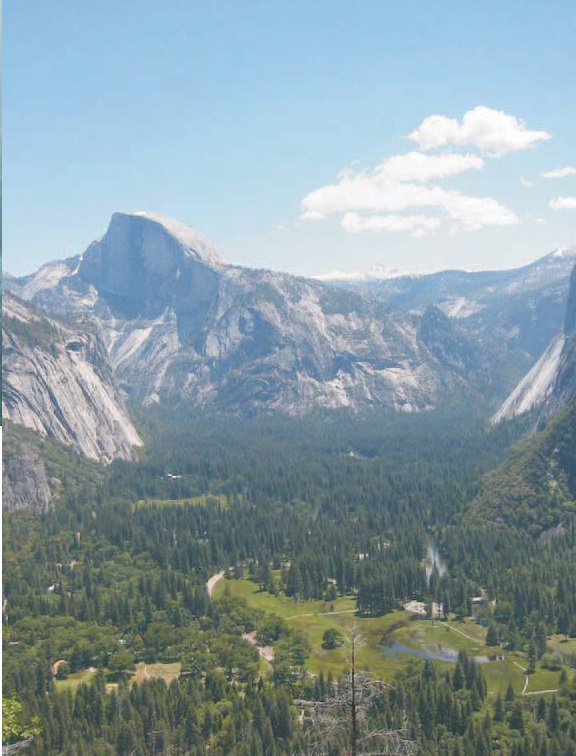
%> input picture data/hazed1.jpg, 576 x 756 px
$ octave main.m   (GNU Octave 9; MATLAB toolbox functions it lacks are replaced by stand-ins)
%> lines starting %> are read from the running program, lines starting %| are printed output that depends on the picture
### codes/whitebalance.m
function[whitebalanced]= whitebalance(im)
%GrayWorld Assumption Colour Balancing
R_avg = mean(mean(im(:,:,1)));
%> R_avg = 0.537
G_avg = mean(mean(im(:,:,2)));
%> G_avg = 0.613
B_avg = mean(mean(im(:,:,3)));
%> B_avg = 0.641
RGB_avg = [R_avg G_avg B_avg];
%> RGB_avg = [0.537 0.613 0.641]

gray_value = (R_avg + G_avg + B_avg)/3
%> gray_value = 0.597
scaleValue = gray_value./RGB_avg;
%> scaleValue = [1.11 0.974 0.931]
whitebalanced(:,:,1) = scaleValue(1) * im(:,:,1);
whitebalanced(:,:,2) = scaleValue(2) * im(:,:,2);
whitebalanced(:,:,3) = scaleValue(3) * im(:,:,3);
%> whitebalanced: size 756x576x3 double

end

### codes/contrast.m
function [contrasted]= contrast(im)

luminance= im(:,:,1)*0.299+im(:,:,2)*0.587+im(:,:,3)*0.114;
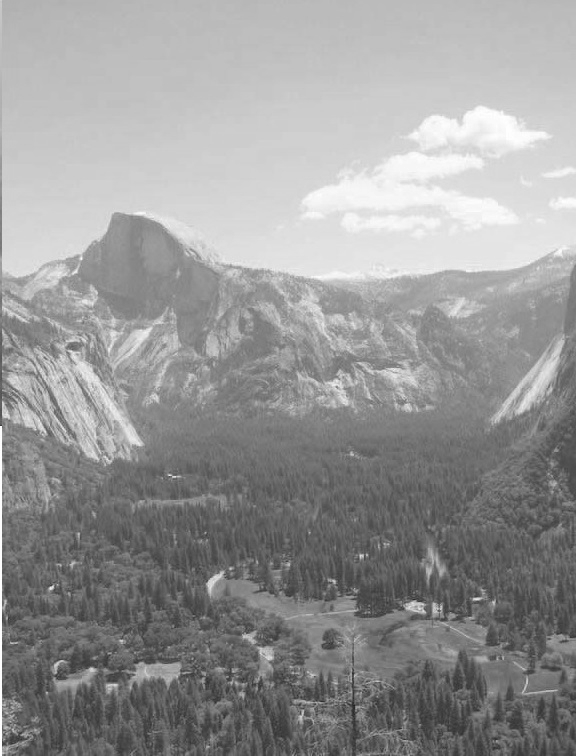
%> luminance: size 756x576 double; min 0.122, max 1, mean 0.593
avg_luminance =mean(luminance(:));
%> avg_luminance = 0.593
gamma = 2 * (0.5 + avg_luminance);
%> gamma = 2.19
contrasted(:,:,1) = gamma * (im(:,:,1) - avg_luminance);
contrasted(:,:,2) = gamma * (im(:,:,2) - avg_luminance);
contrasted(:,:,3) = gamma * (im(:,:,3) - avg_luminance);
%> contrasted: size 756x576x3 double
end

### codes/luminancewm.m
function[luminance_wm]= luminancewm(im)
 l = mean(im,3);

luminance_wm= sqrt((1/3)*(im(:, :, 1)-l).^2+(im(:, :, 2)-l).^2+(im(:, :, 3)-l).^2);
end

### codes/chromewm.m
function[chrome_wm]= chromewm(im)
hsv = rgb2hsv(im);
%> hsv: size 756x576x3 double; mean H, S, V 0.411, 0.161, 0.647
saturation_value = hsv(:,:,2);
saturation_max = 1 ;
sigma = .3 ;
chrome_wm= exp( -1 * (((saturation_value - saturation_max).^2) / (2*(sigma^2))) );
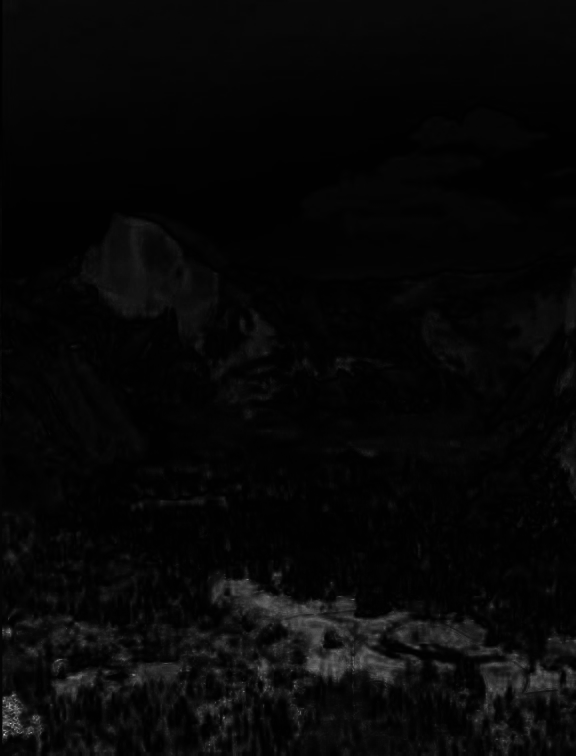
%> chrome_wm: size 756x576 double; min 0.00391, max 0.825, mean 0.0302
end

### codes/salwm.m
function[sal_wm]= salwm(im)
im = im2double(im);
if(size(im,3)>1)
    im_gray = rgb2gray(im);
else
    im_gray = im;
end
kernel_1D = (1/16) * [1, 4, 6, 4, 1];
kernel_2D = kron(kernel_1D, kernel_1D');
I_mean = mean(im_gray(:));
%> I_mean = 0.597
I_Whc = conv2(im_gray, kernel_2D, 'same');
sal_wm= abs(I_Whc - I_mean);
end

### codes/pyr.m
function[pyramid]= pyr(image, type, lvl)
pyramid= cell(1,lvl);
pyramid{1}= im2double(image);
for p= 2:lvl
    pyramid{p}= impyramid(pyramid{p-1}, 'reduce')
end
if strcmp(type,'gauss'), return; end
for p = lvl-1:-1:1
	osz = size(pyramid{p+1})*2-1;
	pyramid{p} = pyramid{p}(1:osz(1),1:osz(2),:);
end
for p = 1:lvl-1
	pyramid{p} = pyramid{p}-impyramid(pyramid{p+1}, 'expand');
end

end

### codes/pyr_reconstruct.m
function [ reconstruct ] = pyr_reconstruct( pyr )
for p = length(pyr)-1:-1:1
	pyr{p} = pyr{p}+impyramid(pyr{p+1}, 'expand');
end
reconstruct = pyr{1};

end

### codes/main.m
clc
close all
clear all
%Reading Image:
im= im2double(imread('C:/Users/Kunal/Desktop (Hide)/Study/Internship/18062014/Image Dehazing/Project/data/hazed1.jpg'));
imshow(im); title('Original Image');

%Converting Single Image to 2 Images:
first_input= whitebalance(im);
figure; subplot(1,3,2); imshow(first_input); title('WhiteBalance');

second_input= contrast(im);
subplot(1,3,3); imshow(second_input); title('Contrast');

subplot(1,3,1); imshow(im); title('Original Image');

%Generating Weightmap of First Input:
luminance_wm1= luminancewm(first_input);
figure; subplot(1,3,1); imshow(luminance_wm1); title('Lum WM of First Input');
chrome_wm1= chromewm(first_input);
subplot(1,3,2); imshow(chrome_wm1); title('Chrome WM of First Input');
sal_wm1= salwm(first_input);
subplot(1,3,3); imshow(sal_wm1); title('Sal WM of First Input');

%Generating Weightmap of Second Input:
luminance_wm2= luminancewm(second_input);
figure; subplot(1,3,1); imshow(luminance_wm2); title('Lum WM of Second Input');
chrome_wm2= chromewm(second_input);
%> in chromewm (call 2), `hsv = rgb2hsv(im);`: hsv: size 756x576x3 double; mean H, S, V 0.5, -0.1, 0.2
%> in chromewm (call 2), `chrome_wm= exp( -1 * (((saturation_value - saturation_max).^2) / (2*(s..`:
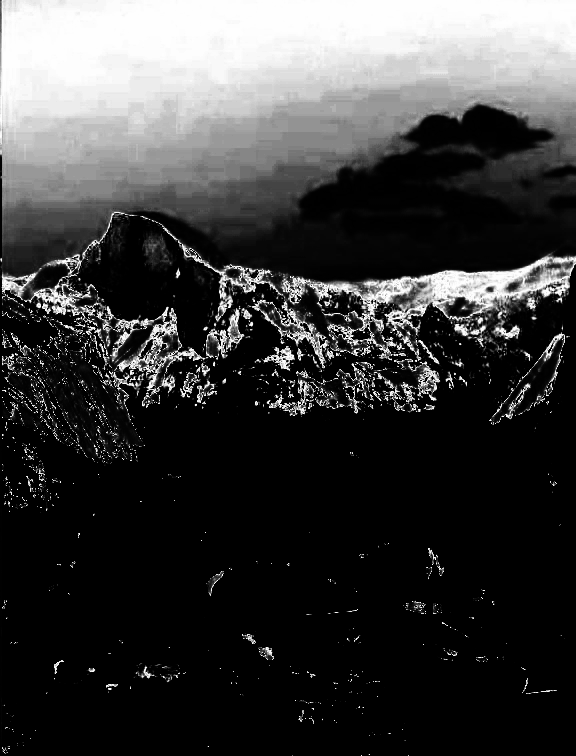
%> chrome_wm: size 756x576 double; min 0, max 1, mean 0.236
subplot(1,3,2); imshow(chrome_wm2); title('Chrome WM of Second Input');
sal_wm2= salwm(second_input);
subplot(1,3,3); imshow(sal_wm2); title('Sal WM of Second Input');

%Resultant Weightmap of Both Input:
result_wm1= luminance_wm1 .* chrome_wm1 .* sal_wm1;
result_wm2= luminance_wm2 .* chrome_wm2 .* sal_wm2;

%Normalized Weightmaps to delete Unwanted Characteristics:
normal_wm1= result_wm1 ./ (result_wm1 + result_wm2);
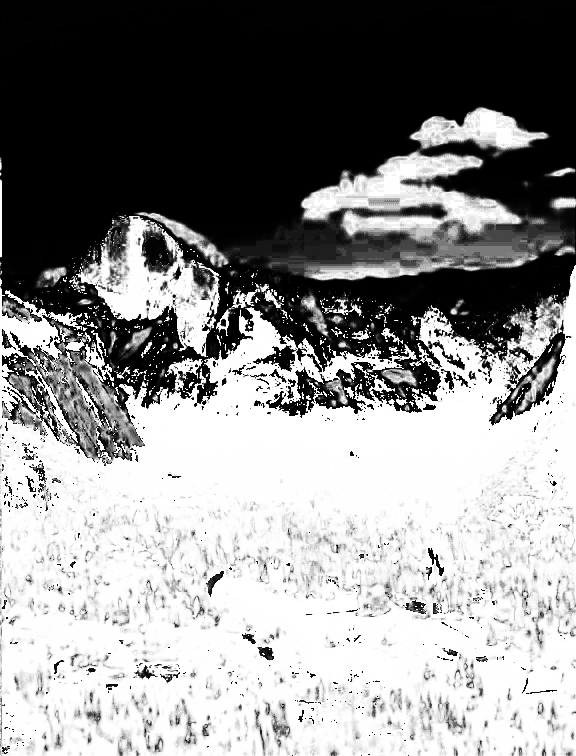
%> normal_wm1: size 756x576 double; min 2.41e-06, max 1, mean 0.555
normal_wm2= result_wm2 ./ (result_wm1 + result_wm2);
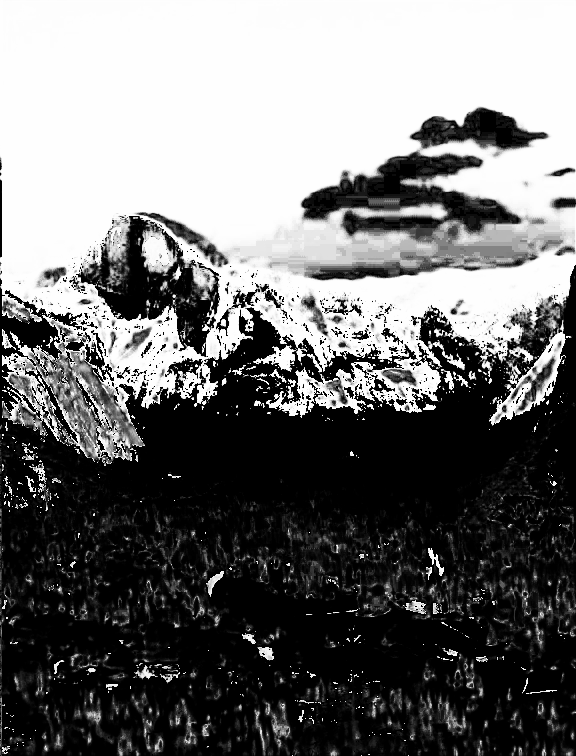
%> normal_wm2: size 756x576 double; min 0, max 1, mean 0.445


%Gaussian Pyramid:
gauss_pyr1= pyr(normal_wm1,'gauss', 5);
%> after the loop in pyr, `for p= 2:lvl`: pyramid = 5 items
%> gauss_pyr1 = 5 items
gauss_pyr2= pyr(normal_wm2,'gauss', 5);
%> gauss_pyr2 = 5 items
for i = 1 : 5
    tempImg = [];
    for j = 1 : size(im,3)
        %Generating Laplacian Pyramid for derrived inputs
        laplace_pyr1 = pyr(first_input(:,:,j),'laplace',5);
        laplace_pyr2 = pyr(second_input(:,:,j),'laplace',5);

        row_size = min([size(laplace_pyr1{i},1),size(laplace_pyr2{i},1),size(gauss_pyr1{i},1),size(gauss_pyr2{i},1)]);
        column_size = min([size(laplace_pyr1{i},2),size(laplace_pyr2{i},2),size(gauss_pyr1{i},2),size(gauss_pyr2{i},2)]);
        tempImg(:,:,j) = laplace_pyr1{i}(1:row_size , 1:column_size) .* gauss_pyr1{i}(1:row_size, 1:column_size) + laplace_pyr2{i}(1:row_size, 1:column_size) .* gauss_pyr2{i}(1:row_size, 1:column_size);
    end
    fused_pyr{i} = tempImg;
end
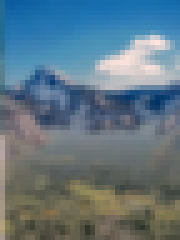
%> tempImg: size 48x36x3 double (shown 5 times larger); mean R, G, B 0.329, 0.429, 0.487; drawn with min black and max white
%> after the loop, fused_pyr = 5 items

final_img = pyr_reconstruct(fused_pyr);
%> the loop in pyr_reconstruct, `for p = length(pyr)-1:-1:1` made 4 passes
%> p on passes 1, 4: 4, 1
figure;
imshow(final_img);
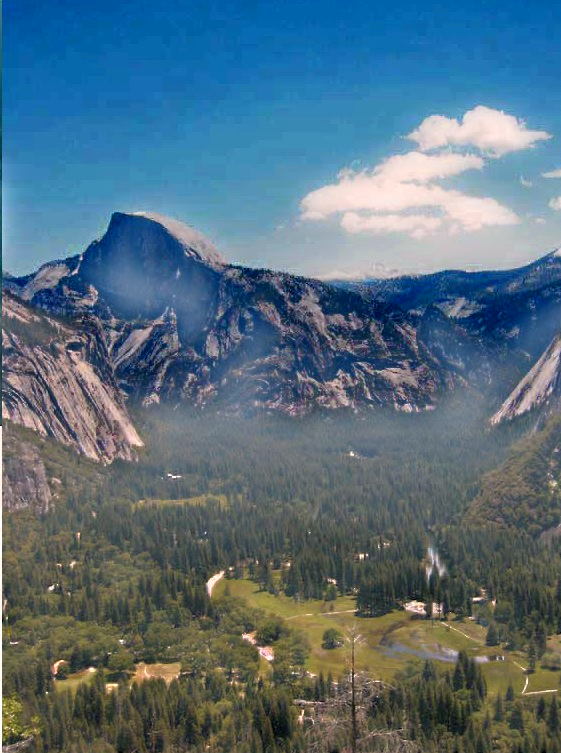
%> displayed picture: size 753x561x3, on the screen's scale of 0 to 255; mean R, G, B 85.4, 110.2, 125.2
title('Dehazed Image');
figure; subplot(1,2,2); imshow(final_img); title("Dehazed Image");
subplot(1,2,1); imshow(im); title("Original Image");

$ run again, with data/hazed2.jpg copied over data/hazed1.jpg
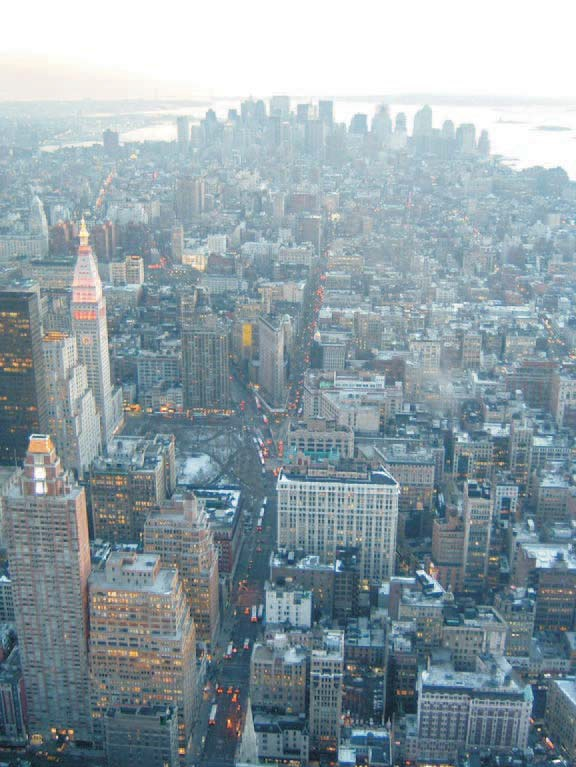
%> input picture data/hazed2.jpg, 576 x 767 px
%> R_avg = 0.561
%> G_avg = 0.623
%> B_avg = 0.652
%> RGB_avg = [0.561 0.623 0.652]
%> gray_value = 0.612
%> scaleValue = [1.09 0.982 0.938]
%> avg_luminance = 0.608
%> gamma = 2.22
%> hsv: size 767x576x3 double; mean H, S, V 0.389, 0.145, 0.655
%> I_mean = 0.612
%> hsv: size 767x576x3 double; mean H, S, V 0.5, 14.1, 0.1
%> `normal_wm2= result_wm2 ./ (result_wm1 + result_wm2);`:
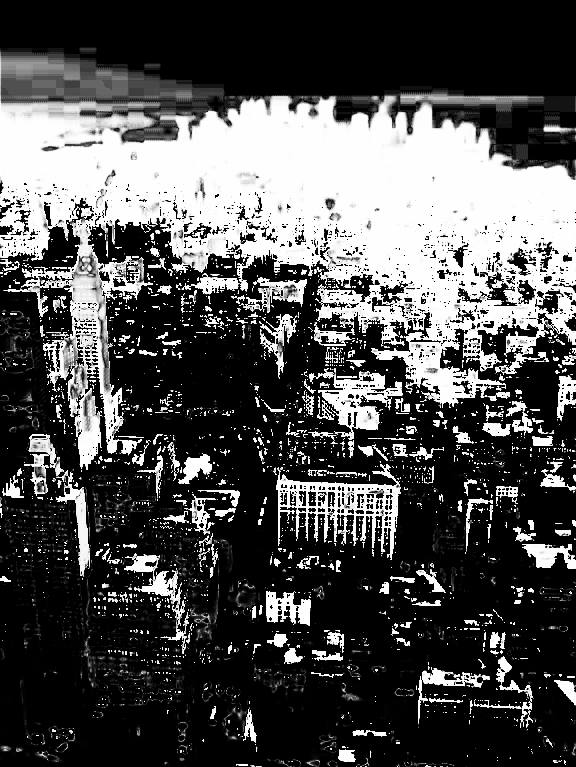
%> normal_wm2: size 767x576 double; min 0, max 1, mean 0.312
%> after the loop in pyr, `for p= 2:lvl`: pyramid = 5 items
%> the loop in pyr_reconstruct, `for p = length(pyr)-1:-1:1` made 4 passes
%> p on passes 1, 4: 4, 1
%> `imshow(final_img);`:
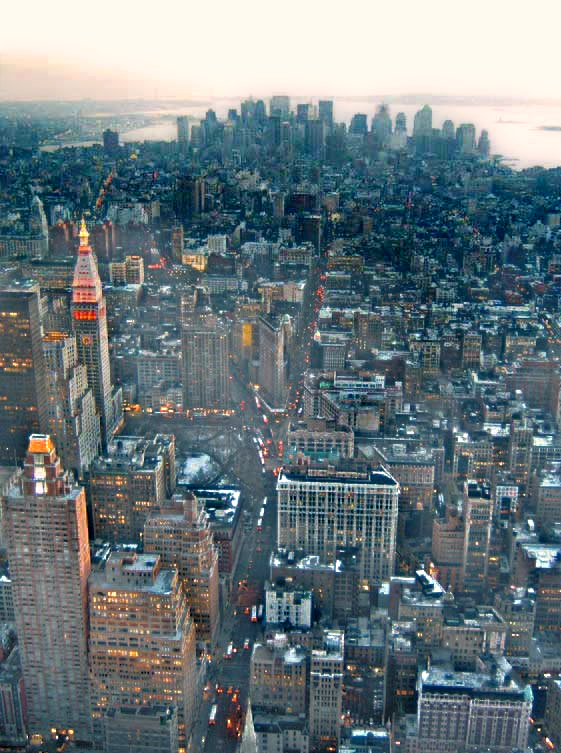
%> displayed picture: size 753x561x3, on the screen's scale of 0 to 255; mean R, G, B 106.8, 121.1, 126

$ run again, with data/hazed3.jpg copied over data/hazed1.jpg
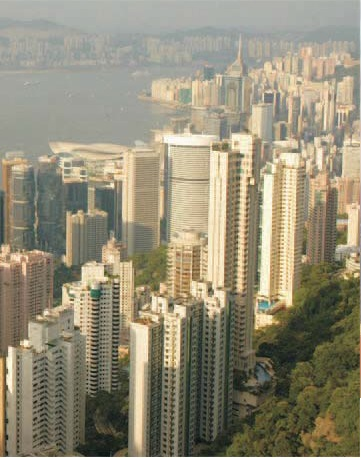
%> input picture data/hazed3.jpg, 361 x 458 px
%> R_avg = 0.576
%> G_avg = 0.55
%> B_avg = 0.464
%> RGB_avg = [0.576 0.55 0.464]
%> gray_value = 0.53
%> scaleValue = [0.921 0.964 1.14]
%> avg_luminance = 0.548
%> gamma = 2.1
%> hsv: size 458x361x3 double; mean H, S, V 0.39, 0.152, 0.571
%> I_mean = 0.53
%> hsv: size 458x361x3 double; mean H, S, V 0.2, 0.5, 0.1
%> `normal_wm2= result_wm2 ./ (result_wm1 + result_wm2);`:
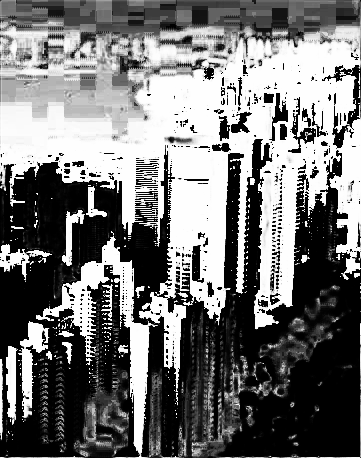
%> normal_wm2: size 458x361 double; min 0, max 1, mean 0.458
%> after the loop in pyr, `for p= 2:lvl`: pyramid = 5 items
%> the loop in pyr_reconstruct, `for p = length(pyr)-1:-1:1` made 4 passes
%> p on passes 1, 4: 4, 1
%> `imshow(final_img);`:
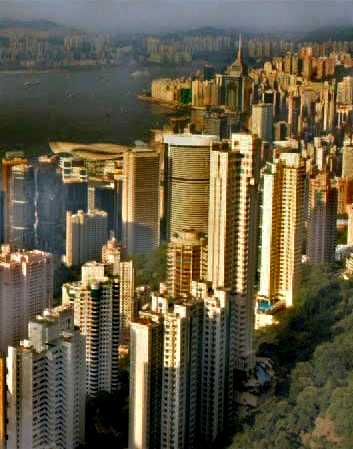
%> displayed picture: size 449x353x3, on the screen's scale of 0 to 255; mean R, G, B 100.8, 91.8, 67.9

$ run again, with data/hazed4.jpg copied over data/hazed1.jpg
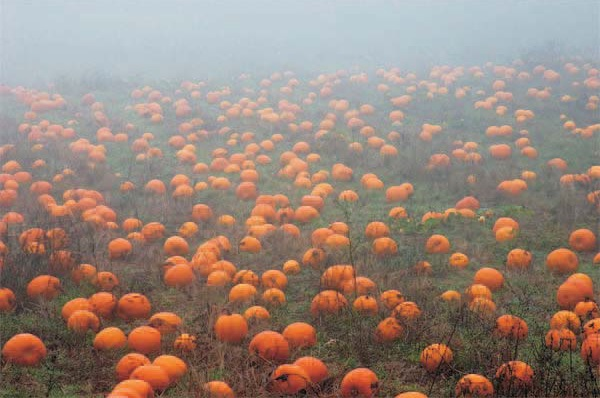
%> input picture data/hazed4.jpg, 600 x 398 px
%> R_avg = 0.594
%> G_avg = 0.516
%> B_avg = 0.472
%> RGB_avg = [0.594 0.516 0.472]
%> gray_value = 0.527
%> scaleValue = [0.887 1.02 1.12]
%> avg_luminance = 0.534
%> gamma = 2.07
%> hsv: size 398x600x3 double; mean H, S, V 0.368, 0.257, 0.612
%> I_mean = 0.527
%> hsv: size 398x600x3 double; mean H, S, V 0.2, -0.4, 0.2
%> after the loop in pyr, `for p= 2:lvl`: pyramid = 5 items
%> the loop in pyr_reconstruct, `for p = length(pyr)-1:-1:1` made 4 passes
%> p on passes 1, 4: 4, 1
%> `imshow(final_img);`:
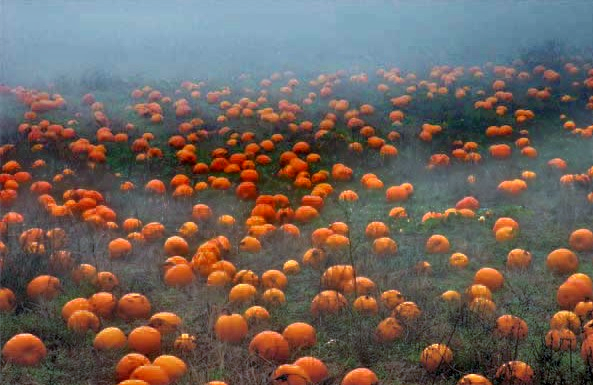
%> displayed picture: size 385x593x3, on the screen's scale of 0 to 255; mean R, G, B 111.4, 97.2, 89.3
